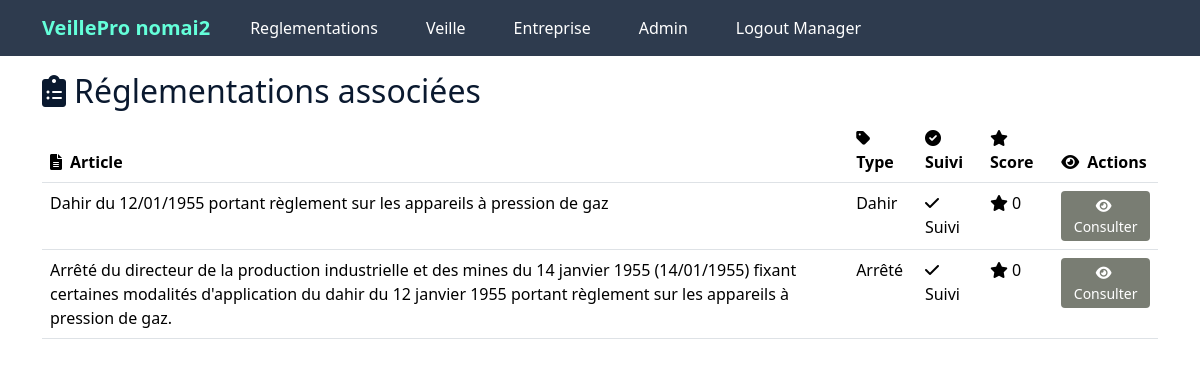
The app's page /veille/4 (signed in) with its own data.
### app/models.py (models this page shows, shortened)
class Entreprise(db.Model):
    __tablename__ = 'entreprise'
    id = db.Column(db.Integer, primary_key=True)
    nom = db.Column(db.String(100), nullable=False, unique=True )
    description = db.Column(db.Text, nullable=True)
    pays = db.Column(db.String(100), nullable=True)
    date_creation = db.Column(db.Date, nullable=True)
    utilisateurs = db.relationship('User', backref='entreprise', lazy=True,  cascade="all, delete-orphan")
    reglementations = db.relationship('EntrepriseReglementation', backref='entreprise', lazy=True,  cascade="all, delete-orphan")
    notifications = db.relationship('Notification', backref='entreprise', lazy=True)
    audits = db.relationship('Audit', backref='entreprise', lazy=True)
    secteurs = db.relationship('Secteur', secondary='entreprise_secteur', back_populates='entreprises')

class User(db.Model, UserMixin):
    __tablename__ = 'utilisateur'
    id = db.Column(db.Integer, primary_key=True)
    name = db.Column(db.String(50), nullable=False, unique=True)
    email = db.Column(db.String(120), unique=True, nullable=False)
    role = db.Column(db.Enum(RoleUtilisateur), nullable=False)
    password_hash = db.Column(db.String(128), nullable=False)
    entreprise_id = db.Column(db.Integer, db.ForeignKey('entreprise.id'), nullable=True)

class EntrepriseReglementation(db.Model):
    __tablename__ = 'entreprise_reglementation'
    id = db.Column(db.Integer, primary_key=True)
    entreprise_id = db.Column(db.Integer, db.ForeignKey('entreprise.id'), nullable=False)
    reglementation_id = db.Column(db.Integer, db.ForeignKey('reglementation.id'), nullable=False)
    suivi = db.Column(db.Boolean, default=True, nullable=False)  # Permet de suivre ou non une réglementation
    score = db.Column(db.Integer, default=0, nullable=True)
    niveau_risque = db.Column(db.Enum(SeveriteEnum), nullable=True)
    impact_financier = db.Column(db.Float, nullable=True)
    probabilite = db.Column(db.Integer, nullable=True)  # Scale of 1-10
    date_derniere_evaluation = db.Column(db.DateTime, nullable=True)
    frequence_revision = db.Column(db.Integer, nullable=True)  # Days between revisions
    prochaine_revision = db.Column(db.DateTime, nullable=True)
    responsable_id = db.Column(db.Integer, db.ForeignKey('utilisateur.id'), nullable=True)
    date_ajout = db.Column(db.DateTime, default=datetime.utcnow)
    commentaires = db.Column(db.Text, nullable=True)
    statut_implementation = db.Column(db.String(50), nullable=True)
    reglementation = db.relationship('Reglementation', backref='entreprises_associees')
    responsable = db.relationship('User', backref='reglementations_supervisees')
    historique_evaluations = db.relationship('HistoriqueEvaluation', backref='entreprise_reglementation', lazy=True)

class Reglementation(db.Model):
    __tablename__ = 'reglementation'
    id = db.Column(db.Integer, primary_key=True)
    titre = db.Column(db.String(200), nullable=False, unique=True)
    type_texte = db.Column(db.String(100), nullable=False)
    date_publication = db.Column(db.Date, nullable=False)
    date_derniere_mise_a_jour = db.Column(db.Date, nullable=True)
    source = db.Column(db.String(200), nullable=False)
    langue = db.Column(db.String(50), nullable=True)
    secteurs=db.relationship('ReglementationSecteur', back_populates='reglementation', lazy=True, cascade='all, delete-orphan')
    theme_id = db.Column(db.Integer, db.ForeignKey('theme.id'), nullable=False)
    sous_domaine_id = db.Column(db.Integer, db.ForeignKey('sous_domaine.id'), nullable=False)
    versions = db.relationship('VersionReglementation', backref='reglementation', lazy=True, cascade='all, delete-orphan')
    articles = db.relationship('Article', backref='reglementation', lazy=True, cascade='all, delete-orphan')

### app/routes/entreprise.py (the view)
@bp.route('/veille/<int:entreprise_id>', methods=['GET'])
@login_required
def afficher_veille(entreprise_id):
    entreprise = Entreprise.query.filter_by(id=entreprise_id).first_or_404()
    return render_template(
        'veille/veille.html',
        entreprise=entreprise,
    )

### app/templates/veille/veille.html (shortened to what this page needs)
{% extends "layout.html" %}
{% block content %}
    <div class="veille-container">
        <h2 class="page-title">
            <i class="fas fa-clipboard-list me-2"></i>Réglementations associées
        </h2>
        <div class="reglementations-card">
            <div class="table-container">
                <table class="table reglementations-table">
        <thead>
            <tr>
                <th><i class="fas fa-file-alt me-2"></i>Article</th>
                <th><i class="fas fa-tag me-2"></i>Type</th>
                <th><i class="fas fa-check-circle me-2"></i>Suivi</th>
                <th><i class="fas fa-star me-2"></i>Score</th>
                <th><i class="fas fa-eye me-2"></i>Actions</th>
            </tr>
        </thead>
        <tbody>
            {% for entreprise_reglementation in entreprise.reglementations %}
            {% if entreprise_reglementation.suivi %}
            <tr>
                <td class="titre-cell" title="{{ entreprise_reglementation.reglementation.titre }}">{{ entreprise_reglementation.reglementation.titre }}</td>
                <td>
                    <span class="type-badge">
                        {{ entreprise_reglementation.reglementation.type_texte }}
                    </span>
                </td>
                <td>
                    <span class="status-badge {{ 'suivi' if entreprise_reglementation.suivi else 'non-suivi' }}">
                        <i class="fas {{ 'fa-check' if entreprise_reglementation.suivi else 'fa-times' }}"></i>
                        {{ "Suivi" if entreprise_reglementation.suivi else "Non suivi" }}
                    </span>
                </td>
                <td>
                    <span class="score-badge">
                        <i class="fas fa-star me-1"></i>{{ entreprise_reglementation.score }}
                    </span>
                </td>
                <td>
                    <a href="{{ url_for('evaluation.afficher_evaluations', entreprise_id=entreprise.id,reglementation_id = entreprise_reglementation.reglementation.id ) }}"
                        class="btn btn-primary btn-sm action-button">
                        <i class="fas fa-eye me-1"></i>Consulter
                    </a>
                </td>
            </tr>
            {% endif %}
            {% endfor %}
        </tbody>
    </table>
            </div>
        </div>
    </div>
{% endblock %}

### app/templates/layout.html (shortened to what this page needs)
<!DOCTYPE html>
<html lang="en">
  <head>
    <link
      href="https://cdn.jsdelivr.net/npm/bootstrap@5.3.3/dist/css/bootstrap.min.css"
      rel="stylesheet"
 />
    <link rel="stylesheet"
      href="{{ url_for('static', filename='main.css') }}" />
    <link rel="stylesheet"
      href="https://cdnjs.cloudflare.com/ajax/libs/font-awesome/6.0.0-beta3/css/all.min.css">
  </head>
  <body class="layout-body">
    {% if current_user.is_authenticated %}
    <header class="site-header sticky-top">
      <nav class="navbar navbar-expand-lg navbar-dark">
        <div class="container">
          <a class="navbar-brand" href="/">VeillePro
            {{current_user.entreprise.nom}}</a>
          <div class="collapse navbar-collapse" id="navbarToggle">
            <ul class="navbar-nav me-auto mb-2 mb-lg-0">
              <li class="nav-item">
                <a class="nav-link text-white"
                  href="{{ url_for('reglement.liste_reglementations') }}">
                  Reglementations
                </a>
              </li>
              <li class="nav-item">
                <a class="nav-link text-white"
                  href="{{ url_for('entreprise.afficher_veille', entreprise_id=current_user.entreprise_id) }}">
                  Veille
                </a>
              </li>
              <li class="nav-item">
                <a class="nav-link text-white"
                  href="{{ url_for('entreprise.afficher_entreprise', entreprise_id=current_user.entreprise_id) }}">
                  Entreprise
                </a>
              </li>
              <li class="nav-item">
                <a class="nav-link text-white"
                  href="{{ url_for('manager.liste_utilisateurs', entreprise_id=current_user.entreprise.id) }}">
                  Admin
                </a>
              </li>
              <li class="nav-item">
                <a class="nav-link text-white"
                  href="{{ url_for('admin.logout') }}">Logout {{
                  current_user.role.value }}</a>
              </li>
            </ul>
          </div>
        </div>
      </nav>
    </header>
    {% endif %}
    <div class="container mt-3">
        {% include 'main/flash_msg.html' %} {%block content %}
        {% endblock %}</div>
    <link
      href="https://cdnjs.cloudflare.com/ajax/libs/select2/4.0.13/css/select2.min.css"
      rel="stylesheet" />
  </body>
</html>

### app/static/main.css (style rules this page uses)
:root { --nomai: #5d91a5; --vert: #797d73; --roze: #fc83cd33; --blue: #0b76b488; --primary-color: #0a192f; --secondary-color: #172a45; --accent-color: #64ffda; --text-primary: #ccd6f6; --background-light: #233554; }
body { font-family: 'Segoe UI', system-ui, -apple-system, sans-serif; background-color: var(--primary-color); color: var(--text-primary); }
.btn-primary { background-color: var(--vert); border: none; }
.navbar { background-color: var(--nomai); }
.nav-link { font-weight: 500; position: relative; border: none; }
@media (min-width: 768px) { .nav-link { font-size: 1rem; } }
@media (min-width: 768px) { .nav-link::before { content: ''; position: absolute; bottom: 0; left: 50%; transform: translatex(-50%); width: 0%; height: 2px; background-color: white; visibility: hidden; transition: 0.3s ease-in-out; } }
.btn { min-width: auto; }
:root { --primary-color: #0a192f; --secondary-color: #172a45; --accent-color: #64ffda; --text-primary: #ccd6f6; --text-secondary: #8892b0; --background-light: #233554; }
.navbar { background-color: rgba(10, 25, 47, 0.85); backdrop-filter: blur(10px); }
.navbar-brand { color: var(--accent-color); font-weight: bold; }
.nav-link { color: var(--text-primary); margin: 0 1rem; position: relative; }
.nav-link::after { content: ''; position: absolute; width: 0; height: 2px; bottom: 0; left: 0; background-color: var(--accent-color); transition: width 0.3s ease; }
.layout-body { background-color: white !important; color: var(--text-secondary); color: var(--primary-color); }

### records on screen
Entreprise: entreprise.nom "nomai2"
User: role.value "Manager"
EntrepriseReglementation: reglementation.titre "Dahir du 12/01/1955 portant règlement sur les appareils à pression de gaz", reglementation.type_texte "Dahir", suivi "Suivi", score "0"
EntrepriseReglementation: reglementation.titre "Arrêté du directeur de la production industrielle et des mines du 14 janvier 1955 (14/01/1955) fixant certaines modalités d'application du dahir du 12 janvier 1955 portant règlement sur les appareils à pression de gaz.", reglementation.type_texte "Arrêté", suivi "Suivi", score "0"
